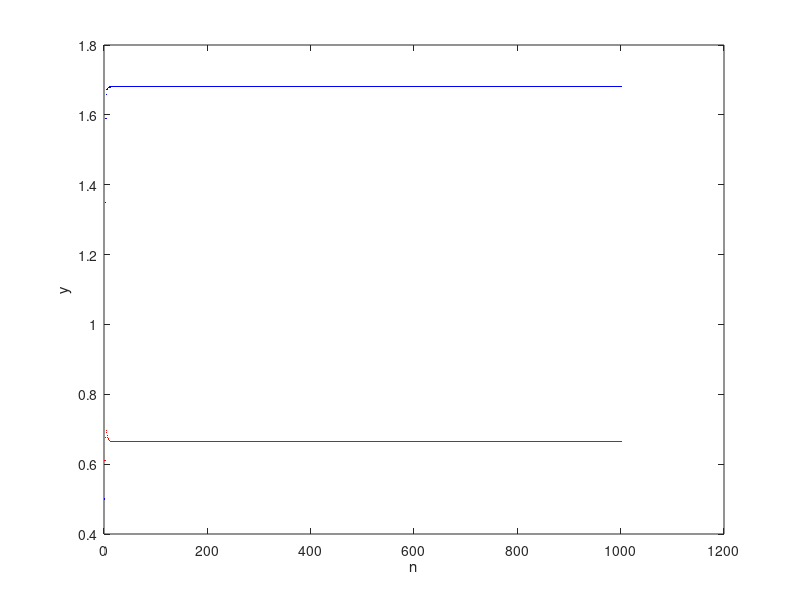

Here is the MATLAB script that generated this plot:
x=zeros(1);y=zeros(1);
a1=0.5;
a2=0.9;
b1=0.5;
b2=0.09;
c1=0.1;
c2=0.5;
x(1)=0.5;
y(1)=0.5;
for n=1:1000
	x(n+1)=x(n)*exp(a1-b1*x(n)-c1*y(n));
	y(n+1)=y(n)*exp(a2-b2*x(n)-c2*y(n));
end
figure;
t=1:1001;
H=plot(t,x,'r',t,y,'b');%1000
set(H,'linestyle','none','marker','.','markersize',1)
xlabel('n');ylabel('y');